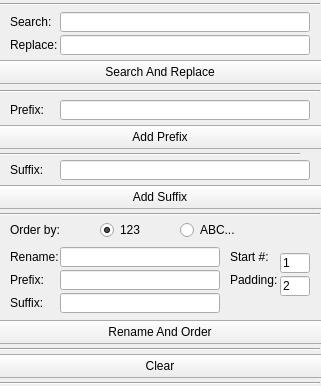
<?xml version="1.0" encoding="UTF-8"?>
<ui version="4.0">
 <class>Form</class>
 <widget class="QWidget" name="Form">
  <property name="windowModality">
   <enum>Qt::WindowModal</enum>
  </property>
  <property name="geometry">
   <rect>
    <x>0</x>
    <y>0</y>
    <width>321</width>
    <height>386</height>
   </rect>
  </property>
  <property name="windowTitle">
   <string>Form</string>
  </property>
  <widget class="Line" name="sep_end">
   <property name="geometry">
    <rect>
     <x>0</x>
     <y>382</y>
     <width>320</width>
     <height>3</height>
    </rect>
   </property>
   <property name="orientation">
    <enum>Qt::Horizontal</enum>
   </property>
  </widget>
  <widget class="QLabel" name="lbl_search">
   <property name="geometry">
    <rect>
     <x>10</x>
     <y>12</y>
     <width>49</width>
     <height>20</height>
    </rect>
   </property>
   <property name="text">
    <string>Search: </string>
   </property>
  </widget>
  <widget class="QPushButton" name="btn_suffix">
   <property name="geometry">
    <rect>
     <x>-5</x>
     <y>185</y>
     <width>330</width>
     <height>24</height>
    </rect>
   </property>
   <property name="text">
    <string>Add Suffix</string>
   </property>
  </widget>
  <widget class="QPushButton" name="btn_renameOrder">
   <property name="geometry">
    <rect>
     <x>-5</x>
     <y>320</y>
     <width>330</width>
     <height>24</height>
    </rect>
   </property>
   <property name="text">
    <string>Rename And Order</string>
   </property>
  </widget>
  <widget class="QLabel" name="lbl_prefixOrder">
   <property name="geometry">
    <rect>
     <x>10</x>
     <y>270</y>
     <width>49</width>
     <height>20</height>
    </rect>
   </property>
   <property name="text">
    <string>Prefix: </string>
   </property>
  </widget>
  <widget class="QLineEdit" name="in_prefix">
   <property name="geometry">
    <rect>
     <x>60</x>
     <y>100</y>
     <width>250</width>
     <height>20</height>
    </rect>
   </property>
  </widget>
  <widget class="Line" name="sep_suffix">
   <property name="geometry">
    <rect>
     <x>0</x>
     <y>153</y>
     <width>300</width>
     <height>3</height>
    </rect>
   </property>
   <property name="orientation">
    <enum>Qt::Horizontal</enum>
   </property>
  </widget>
  <widget class="QLineEdit" name="in_padding">
   <property name="geometry">
    <rect>
     <x>280</x>
     <y>276</y>
     <width>30</width>
     <height>20</height>
    </rect>
   </property>
   <property name="text">
    <string>2</string>
   </property>
  </widget>
  <widget class="QLabel" name="lbl_order">
   <property name="geometry">
    <rect>
     <x>10</x>
     <y>220</y>
     <width>61</width>
     <height>20</height>
    </rect>
   </property>
   <property name="text">
    <string>Order by: </string>
   </property>
  </widget>
  <widget class="QPushButton" name="btn_searchReplace">
   <property name="geometry">
    <rect>
     <x>-5</x>
     <y>60</y>
     <width>330</width>
     <height>24</height>
    </rect>
   </property>
   <property name="mouseTracking">
    <bool>false</bool>
   </property>
   <property name="text">
    <string>Search And Replace</string>
   </property>
   <property name="checkable">
    <bool>false</bool>
   </property>
   <property name="autoDefault">
    <bool>false</bool>
   </property>
   <property name="default">
    <bool>false</bool>
   </property>
   <property name="flat">
    <bool>false</bool>
   </property>
  </widget>
  <widget class="QLabel" name="lbl_prefix">
   <property name="geometry">
    <rect>
     <x>10</x>
     <y>100</y>
     <width>49</width>
     <height>20</height>
    </rect>
   </property>
   <property name="text">
    <string>Prefix: </string>
   </property>
  </widget>
  <widget class="QLineEdit" name="in_rename">
   <property name="geometry">
    <rect>
     <x>60</x>
     <y>247</y>
     <width>160</width>
     <height>20</height>
    </rect>
   </property>
  </widget>
  <widget class="Line" name="sep_clear">
   <property name="geometry">
    <rect>
     <x>0</x>
     <y>348</y>
     <width>320</width>
     <height>3</height>
    </rect>
   </property>
   <property name="orientation">
    <enum>Qt::Horizontal</enum>
   </property>
  </widget>
  <widget class="Line" name="sep_prefix">
   <property name="geometry">
    <rect>
     <x>0</x>
     <y>90</y>
     <width>320</width>
     <height>3</height>
    </rect>
   </property>
   <property name="orientation">
    <enum>Qt::Horizontal</enum>
   </property>
  </widget>
  <widget class="Line" name="sep_searchReplace">
   <property name="geometry">
    <rect>
     <x>0</x>
     <y>3</y>
     <width>320</width>
     <height>3</height>
    </rect>
   </property>
   <property name="orientation">
    <enum>Qt::Horizontal</enum>
   </property>
  </widget>
  <widget class="QLineEdit" name="in_start">
   <property name="geometry">
    <rect>
     <x>280</x>
     <y>253</y>
     <width>30</width>
     <height>20</height>
    </rect>
   </property>
   <property name="text">
    <string>1</string>
   </property>
  </widget>
  <widget class="QLabel" name="lbl_suffixOrder">
   <property name="geometry">
    <rect>
     <x>10</x>
     <y>293</y>
     <width>49</width>
     <height>20</height>
    </rect>
   </property>
   <property name="text">
    <string>Suffix: </string>
   </property>
  </widget>
  <widget class="QLabel" name="lbl_replace">
   <property name="geometry">
    <rect>
     <x>10</x>
     <y>35</y>
     <width>49</width>
     <height>20</height>
    </rect>
   </property>
   <property name="text">
    <string>Replace: </string>
   </property>
  </widget>
  <widget class="QLineEdit" name="in_search">
   <property name="geometry">
    <rect>
     <x>60</x>
     <y>12</y>
     <width>250</width>
     <height>20</height>
    </rect>
   </property>
  </widget>
  <widget class="QLabel" name="lbl_renameOrder">
   <property name="geometry">
    <rect>
     <x>10</x>
     <y>247</y>
     <width>49</width>
     <height>20</height>
    </rect>
   </property>
   <property name="text">
    <string>Rename: </string>
   </property>
  </widget>
  <widget class="QLabel" name="lbl_suffix">
   <property name="geometry">
    <rect>
     <x>10</x>
     <y>160</y>
     <width>49</width>
     <height>20</height>
    </rect>
   </property>
   <property name="text">
    <string>Suffix: </string>
   </property>
  </widget>
  <widget class="QRadioButton" name="rbtn_letter">
   <property name="geometry">
    <rect>
     <x>180</x>
     <y>220</y>
     <width>61</width>
     <height>20</height>
    </rect>
   </property>
   <property name="text">
    <string>ABC...</string>
   </property>
  </widget>
  <widget class="QRadioButton" name="rbtn_num">
   <property name="geometry">
    <rect>
     <x>100</x>
     <y>220</y>
     <width>51</width>
     <height>20</height>
    </rect>
   </property>
   <property name="text">
    <string>123</string>
   </property>
   <property name="checked">
    <bool>true</bool>
   </property>
  </widget>
  <widget class="QPushButton" name="btn_clear">
   <property name="geometry">
    <rect>
     <x>-5</x>
     <y>354</y>
     <width>330</width>
     <height>24</height>
    </rect>
   </property>
   <property name="text">
    <string>Clear</string>
   </property>
  </widget>
  <widget class="QLabel" name="lbl_padding">
   <property name="geometry">
    <rect>
     <x>230</x>
     <y>270</y>
     <width>49</width>
     <height>20</height>
    </rect>
   </property>
   <property name="text">
    <string>Padding:  </string>
   </property>
  </widget>
  <widget class="QLineEdit" name="in_replace">
   <property name="geometry">
    <rect>
     <x>60</x>
     <y>35</y>
     <width>250</width>
     <height>20</height>
    </rect>
   </property>
  </widget>
  <widget class="QPushButton" name="btn_prefix">
   <property name="geometry">
    <rect>
     <x>-5</x>
     <y>125</y>
     <width>330</width>
     <height>24</height>
    </rect>
   </property>
   <property name="text">
    <string>Add Prefix</string>
   </property>
  </widget>
  <widget class="Line" name="sep_renameOrder">
   <property name="geometry">
    <rect>
     <x>0</x>
     <y>213</y>
     <width>320</width>
     <height>3</height>
    </rect>
   </property>
   <property name="orientation">
    <enum>Qt::Horizontal</enum>
   </property>
  </widget>
  <widget class="QLabel" name="lbl_start">
   <property name="geometry">
    <rect>
     <x>230</x>
     <y>247</y>
     <width>49</width>
     <height>20</height>
    </rect>
   </property>
   <property name="text">
    <string>Start #: </string>
   </property>
  </widget>
  <widget class="QLineEdit" name="in_suffixOrder">
   <property name="geometry">
    <rect>
     <x>60</x>
     <y>293</y>
     <width>160</width>
     <height>20</height>
    </rect>
   </property>
  </widget>
  <widget class="QLineEdit" name="in_prefixOrder">
   <property name="geometry">
    <rect>
     <x>60</x>
     <y>270</y>
     <width>160</width>
     <height>20</height>
    </rect>
   </property>
  </widget>
  <widget class="QLineEdit" name="in_suffix">
   <property name="geometry">
    <rect>
     <x>60</x>
     <y>160</y>
     <width>250</width>
     <height>20</height>
    </rect>
   </property>
  </widget>
 </widget>
 <resources/>
 <connections/>
</ui>
